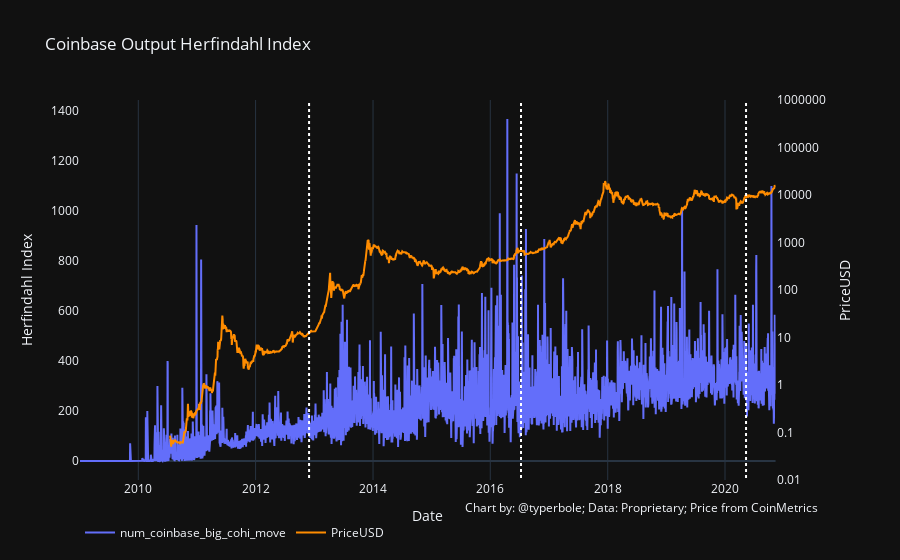

Notebook source saved alongside this figure:
### Code cell
chart_utils.two_axis_chart(
    coinbase_big_moves, x_series='date', 
    y1_series='num_coinbase_big_cohi_move',
#     y1_series_axis_type='log',
    y2_series='PriceUSD',
    y2_series_axis_type='log', y2_series_axis_range=[-2, 6],
    x_axis_title='Date',
    y1_series_title='Herfindahl Index',
#     y1_series_axis_format='{:.2f}',
    title='Coinbase Output Herfindahl Index',
    data_source="Proprietary; Price from CoinMetrics",
    halving_lines=True
)

### Figure 1 — Plotly figure (JSON) as saved in the notebook; plotly's stock layout.template omitted (floating-point values rounded to 4 significant figures; data arrays with more than 128 entries replaced by an {"elided": "..."} marker saying what was removed)
{"data": [{"name": "num_coinbase_big_cohi_move", "type": "scatter", "x": {"elided": "4326 str values"}, "xaxis": "x", "y": {"elided": "4326 int values"}, "yaxis": "y"}, {"line": {"color": "darkorange"}, "name": "PriceUSD", "type": "scatter", "x": {"elided": "4326 str values"}, "xaxis": "x", "y": {"elided": "4326 float values"}, "yaxis": "y2"}, {"line": {"color": "white", "dash": "dot", "width": 2}, "mode": "lines", "showlegend": false, "type": "scatter", "x": ["2012-11-29", "2012-11-29"], "xaxis": "x", "y": [0, 1000000], "yaxis": "y2"}, {"line": {"color": "white", "dash": "dot", "width": 2}, "mode": "lines", "showlegend": false, "type": "scatter", "x": ["2016-07-10", "2016-07-10"], "xaxis": "x", "y": [0, 1000000], "yaxis": "y2"}, {"line": {"color": "white", "dash": "dot", "width": 2}, "mode": "lines", "showlegend": false, "type": "scatter", "x": ["2020-05-11", "2020-05-11"], "xaxis": "x", "y": [0, 1000000], "yaxis": "y2"}], "layout": {"annotations": [{"showarrow": false, "text": "Chart by: @typerbole; Data: Proprietary; Price from CoinMetrics", "x": 1, "xanchor": "right", "xref": "paper", "xshift": 0, "y": -0.1, "yanchor": "auto", "yref": "paper", "yshift": 0}], "legend": {"orientation": "h"}, "showlegend": true, "title": {"text": "Coinbase Output Herfindahl Index"}, "xaxis": {"anchor": "y", "domain": [0, 0.94], "title": {"text": "Date"}}, "yaxis": {"anchor": "x", "domain": [0, 1], "showgrid": false, "title": {"text": "Herfindahl Index"}, "type": "linear"}, "yaxis2": {"anchor": "x", "overlaying": "y", "range": [-2, 6], "showgrid": false, "side": "right", "tickformat": "${n},", "title": {"text": "PriceUSD"}, "type": "log"}}}
